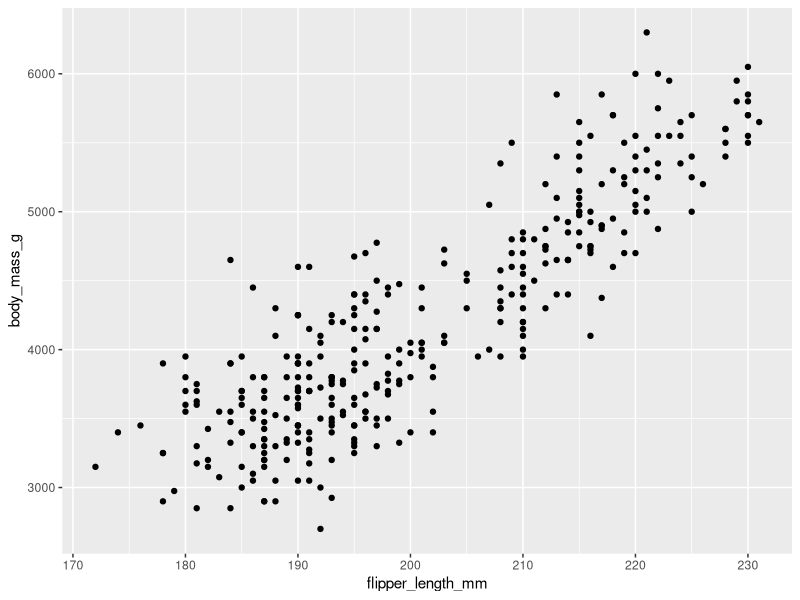
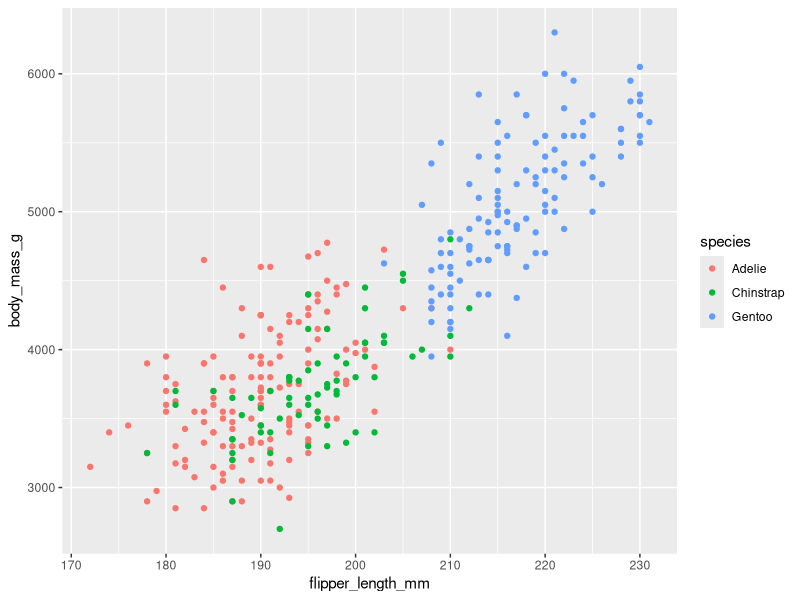
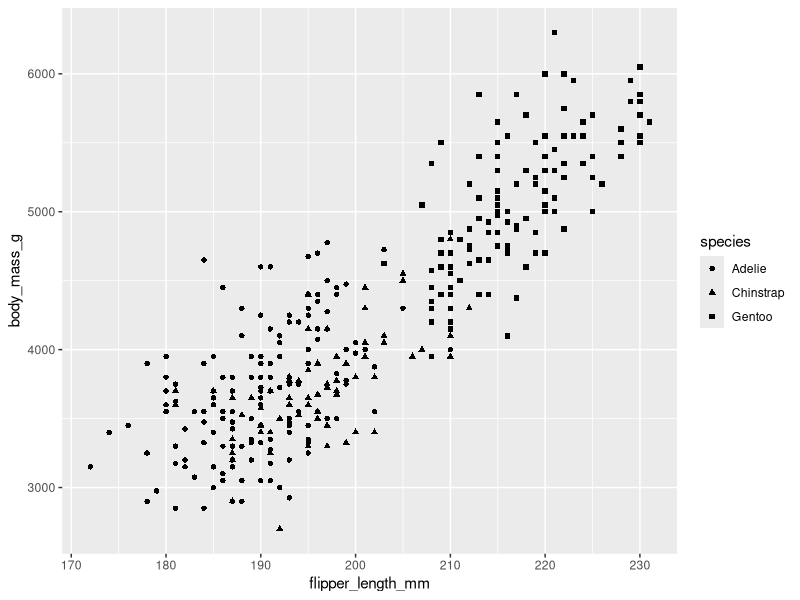
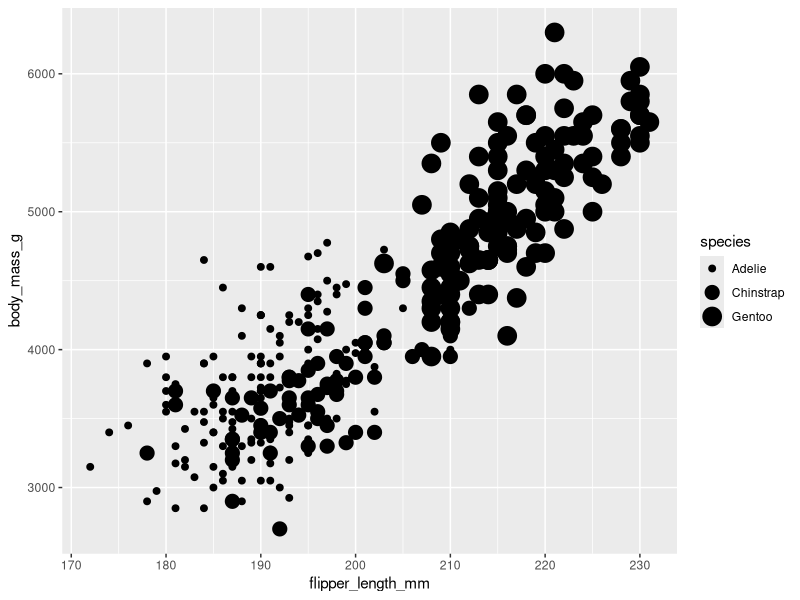
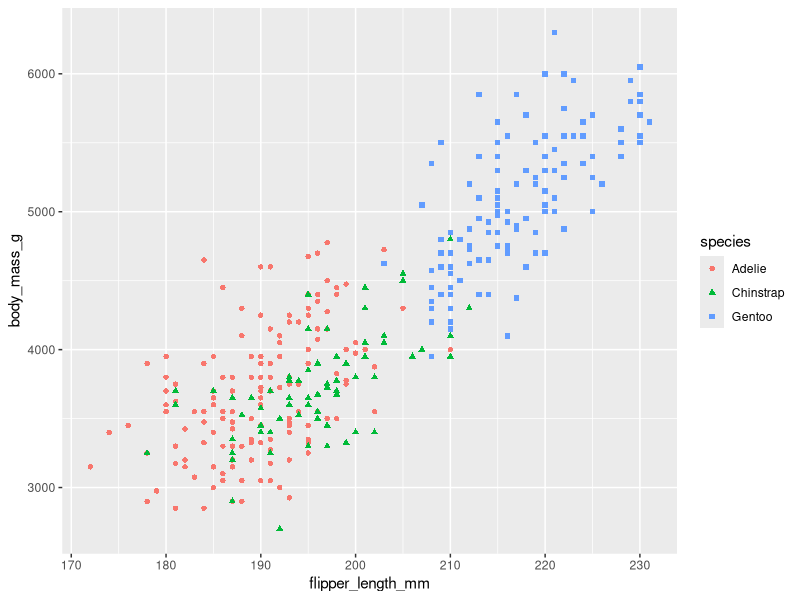
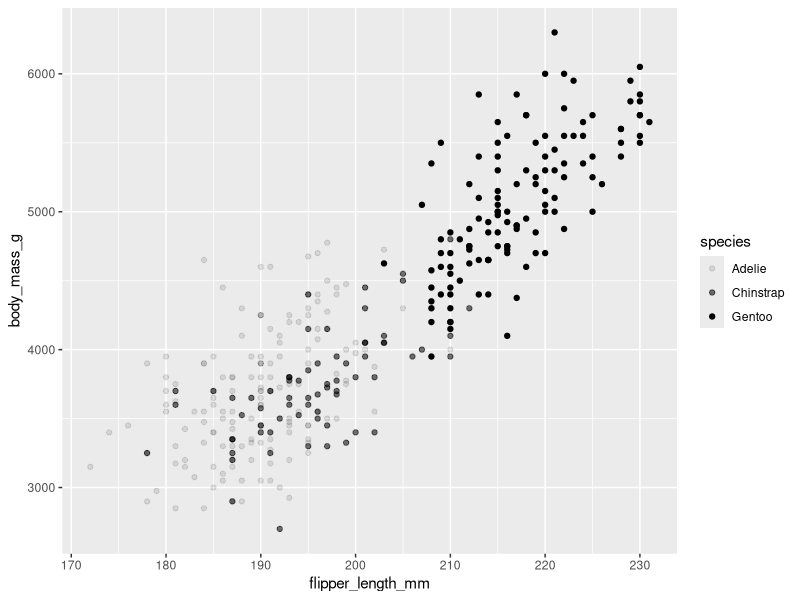
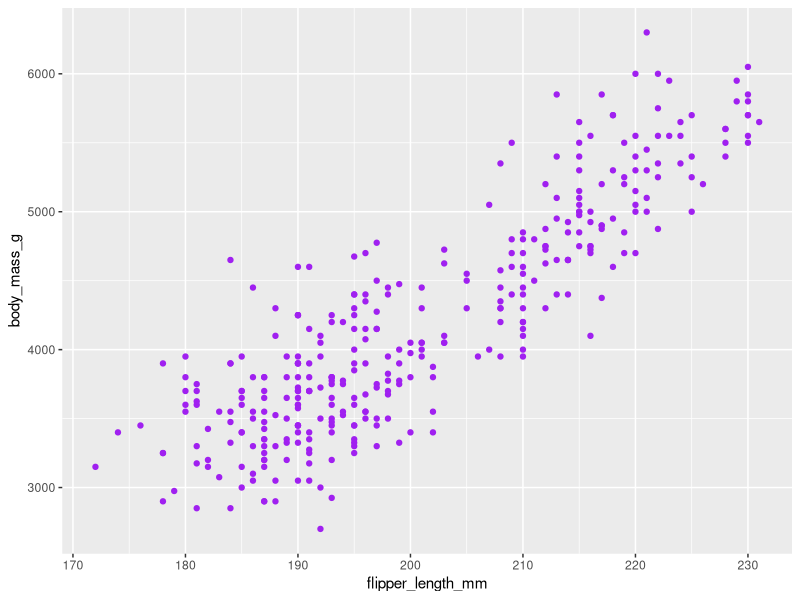
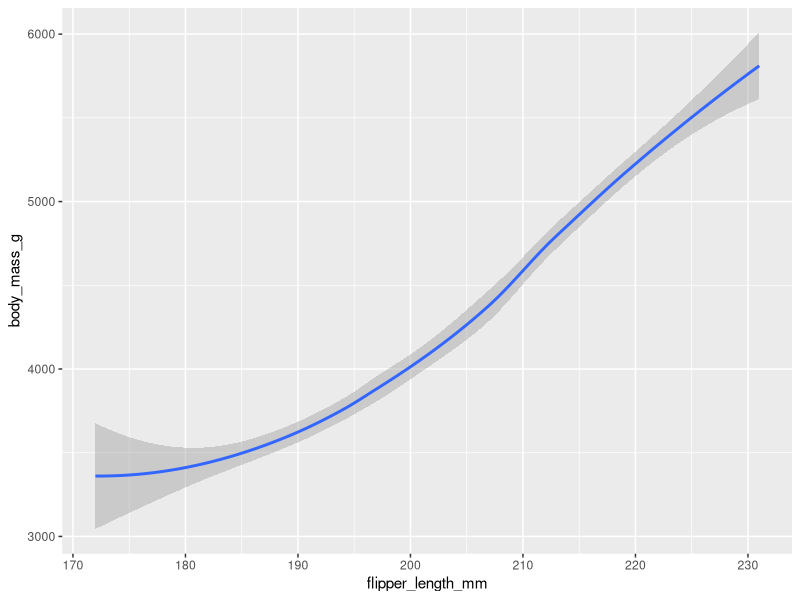

Source code (R) for these figures, in order:
install.packages("ggplot2")
install.packages("palmerpenguins")
library(ggplot2)
library(palmerpenguins)
data(penguins)
View(penguins)

# mapping length and mass
ggplot(data=penguins) + 
  geom_point(mapping = aes(x=flipper_length_mm, y=body_mass_g))

# distinguishing species with color
ggplot(data=penguins) + 
  geom_point(mapping = aes(x=flipper_length_mm, y=body_mass_g, color=species))

# distinguishing species with shape
ggplot(data=penguins) + 
  geom_point(mapping = aes(x=flipper_length_mm, y=body_mass_g, shape=species))

# distinguishing species with size
ggplot(data=penguins) + 
  geom_point(mapping = aes(x=flipper_length_mm, y=body_mass_g, size=species))

# distinguishing species with color and shape
ggplot(data=penguins) + 
  geom_point(mapping = aes(x=flipper_length_mm, y=body_mass_g, color=species, shape=species))

# distinguishing species with opacity
ggplot(data=penguins) + 
  geom_point(mapping = aes(x=flipper_length_mm, y=body_mass_g, alpha=species))

# all points purple, color goes outside of the parenthesis in quotes
ggplot(data=penguins) + 
  geom_point(mapping = aes(x=flipper_length_mm, y=body_mass_g), color="purple")

# mapping length and mass in line
ggplot(data=penguins) + 
  geom_smooth(mapping = aes(x=flipper_length_mm, y=body_mass_g))

# showing relationship between the points and trend line
ggplot(data=penguins) + 
  geom_smooth(mapping = aes(x=flipper_length_mm, y=body_mass_g)) +
  geom_point(mapping = aes(x=flipper_length_mm, y=body_mass_g))  

# multiple lines showing trend per species
ggplot(data=penguins) + 
  geom_smooth(mapping = aes(x=flipper_length_mm, y=body_mass_g, linetype=species))

# scatterplot with noise
ggplot(data=penguins) + 
  geom_jitter(mapping = aes(x=flipper_length_mm, y=body_mass_g))

# bar chart, y automatically counts rows
ggplot(data=diamonds) + 
  geom_bar(mapping = aes(x=cut))

# add color to cut
ggplot(data=diamonds) + 
  geom_bar(mapping = aes(x=cut, fill=cut))

# add color to clarity instead to get stacked bar chart
ggplot(data=diamonds) + 
  geom_bar(mapping = aes(x=cut, fill=clarity))

# facets for subsets
ggplot(data=penguins) + 
  geom_point(mapping = aes(x=flipper_length_mm, y=body_mass_g)) +
  facet_wrap(~species)

# with color
ggplot(data=penguins, aes(x=flipper_length_mm, y=body_mass_g)) +
  geom_point(aes(color=species))+
  facet_wrap(~species)

# facet on diamond data set
ggplot(data=diamonds) + 
  geom_bar(mapping = aes(x=color, fill=cut))+
  facet_wrap(~cut)

# facet grid will split the plot vertically
ggplot(data=penguins) + 
  geom_point(mapping = aes(x=flipper_length_mm, y=body_mass_g, color=species)) +
  facet_grid(sex~species)

# facet grid with species only
ggplot(data=penguins) + 
  geom_point(mapping = aes(x=flipper_length_mm, y=body_mass_g, color=species)) +
  facet_grid(~species)

# annotations - title
ggplot(data=penguins) + 
  geom_point(mapping = aes(x=flipper_length_mm, y=body_mass_g, color=species)) +
  labs(title="Palmer Penguins: Body Mass vs. Flipper Length")

# annotations - title and subtitle
ggplot(data=penguins) + 
  geom_point(mapping = aes(x=flipper_length_mm, y=body_mass_g, color=species)) +
  labs(title="Palmer Penguins: Body Mass vs. Flipper Length", subtitle="Sample of Three Penguin Species")

# annotations - title, subtitle, and caption
ggplot(data=penguins) + 
  geom_point(mapping = aes(x=flipper_length_mm, y=body_mass_g, color=species)) +
  labs(title="Palmer Penguins: Body Mass vs. Flipper Length", subtitle="Sample of Three Penguin Species", 
       caption="Data collected by Dr. Kristen Gorman")

# annotations - title, subtitle, caption, and text label
ggplot(data=penguins) + 
  geom_point(mapping = aes(x=flipper_length_mm, y=body_mass_g, color=species)) +
  labs(title="Palmer Penguins: Body Mass vs. Flipper Length", subtitle="Sample of Three Penguin Species", 
       caption="Data collected by Dr. Kristen Gorman")+
  annotate("text", x=220,y=3500,label="The Gentoos are the largest")

# assign long code to variable
p <- ggplot(data=penguins) + 
  geom_point(mapping = aes(x=flipper_length_mm, y=body_mass_g, color=species)) +
  labs(title="Palmer Penguins: Body Mass vs. Flipper Length", subtitle="Sample of Three Penguin Species", 
       caption="Data collected by Dr. Kristen Gorman")

# call p variable and add to it
p+annotate("text", x=220,y=3500,label="The Gentoos are the largest", color="purple", fontface="bold", size=4.5, angle=40)

# saving plots
ggsave("Three Penguin Species.png")
